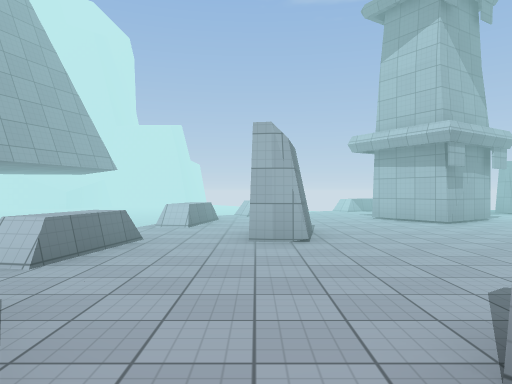
[1] (above)

13 first-person views from a walk through a scene from a Unity 3-D project. The camera is 1.4 m above the floor, looks level and sees 70° across. The floor is counted in squares, 2 m on a side. Each view is taken from the middle of a square. On the plan, view 1 faces up. The plan holds only what a view shows up to about 11 squares ahead; the rest is blank. The place goes on beyond the plan. The player character is not drawn. Surface patterns are stand-ins for the level's own textures.

[2]
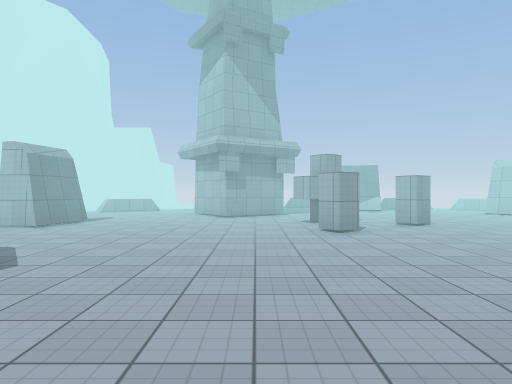

[3]
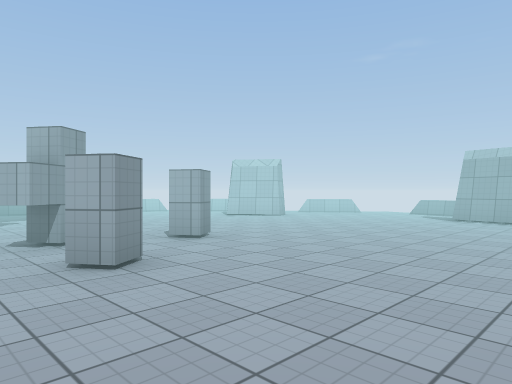

[4]
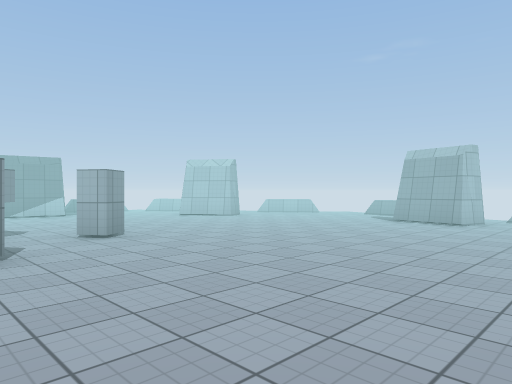

[5]
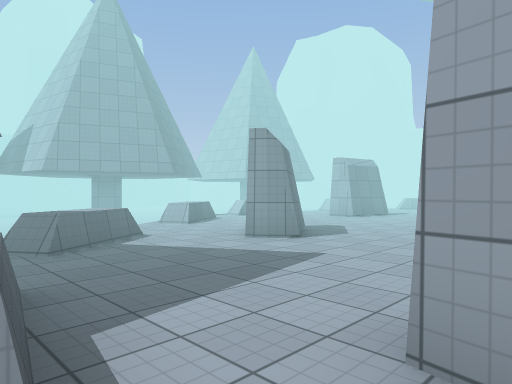

[6]
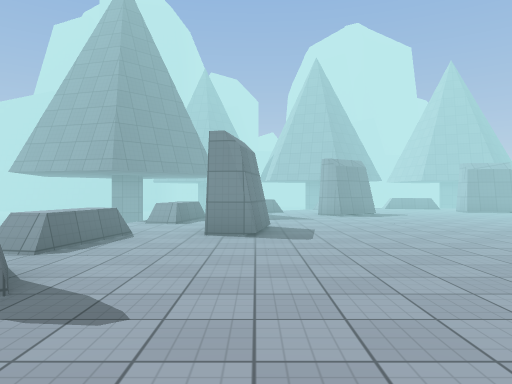

[7]
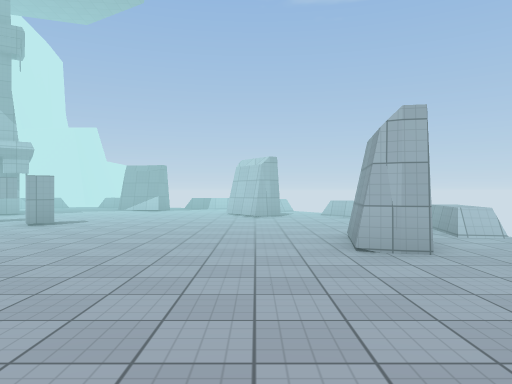

[8]
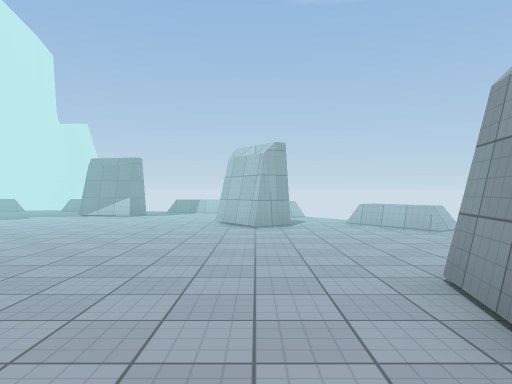

[9]
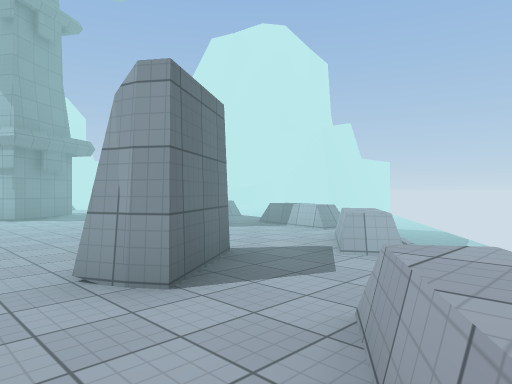

[10]
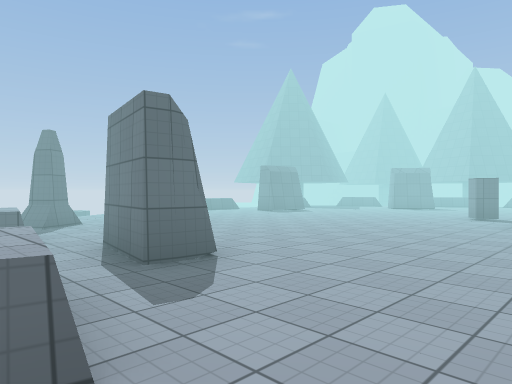

[11]
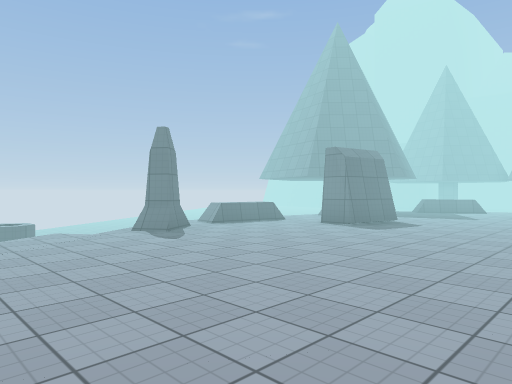

[12]
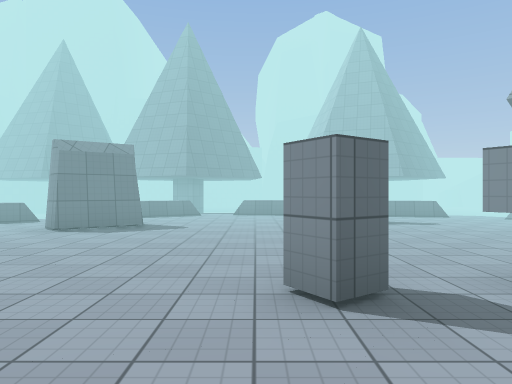

[13]
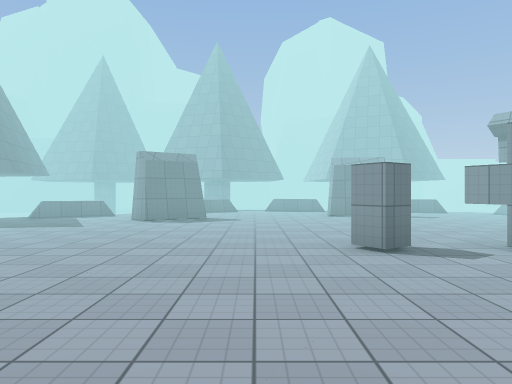

### Floor plan
Key: @ floor where view 1 was taken; # wall or solid block; x gap in a wall; . floor; / step, stairs or slope; = window, fence, low wall or low ledge; ^ raised ledge.
Columns run from 3 left of view 1 to 17 right of it. Each row starts with its distance up from view 1.
 14           ^^.==#=
 13           ....^^=
 12          ..##...^=
 11    ^ ............^
 10   .....##..........
  9   ^....##.......#.==
  8  ^.....#...........^=
  7  .........#........//
  6  ..##....##.........
  5  ^.......##.........=
  4 =^................#=^
  3  .................##
  2 =^................#=
  1  ^^.##.............^
  0   .@.#.............^
 -1   ==..............#
 -2    #^....##.......
 -3     =.....x......
 -4       =^=.x=.#///
 -5         ===^=##

Where each view was taken, in squares from view 1:
view 1: 0 up, 0 right, facing up
view 2: 2 down, 5 right, facing up
view 3: 1 up, 5 right, facing up-right
view 4: 0 up, 6 right, facing up-right
view 5: 4 down, 6 right, facing up-left
view 6: 2 down, 13 right, facing left
view 7: 2 down, 13 right, facing up
view 8: 1 up, 13 right, facing up
view 9: 7 up, 16 right, facing up-left
view 10: 7 up, 17 right, facing down-left
view 11: 2 up, 14 right, facing down-left
view 12: 4 up, 9 right, facing left
view 13: 3 up, 11 right, facing left
